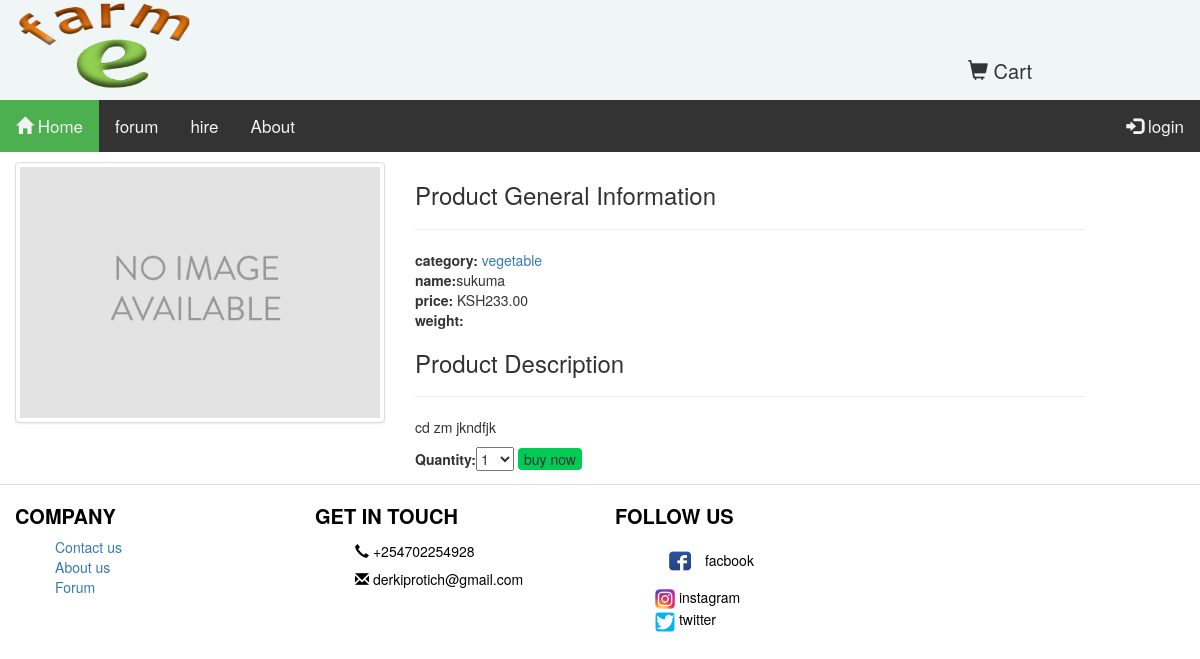
The app's page /9/sukuma/ with its own data.
### efarm/models.py (models this page shows, shortened)
class Product(models.Model):
	name = models.CharField(max_length=200, db_index=True)
	slug = models.SlugField(max_length=200, db_index=True)
	description = models.TextField(blank=True)
	price = models.DecimalField(max_digits=10, decimal_places=2)
	category = models.ForeignKey(Category, related_name='products',on_delete=models.CASCADE)
	location =models.CharField(max_length=200)
	weigth = models.DecimalField(max_digits=10, decimal_places=2)
	image = models.ImageField(upload_to=upload_to, blank=True)
	available = models.BooleanField(default=True)
	stock = models.PositiveIntegerField()
	created = models.DateTimeField(auto_now_add=True)
	updated = models.DateTimeField(auto_now=True)
	class Meta:
		ordering=('-created',)
		index_together = (('id', 'slug'),)

class Category(models.Model):
	name = models.CharField(max_length=200 ,db_index=True)
	slug = models.SlugField(max_length=200,db_index=True, unique=True)
	class Meta:
		ordering=('-name',)
		verbose_name = 'category'
		verbose_name_plural = 'categories'
	def __str__(self):
		return self.name
	def get_absolute_url(self):
		return reverse('product_list_by_category', args=[self.slug])

### efarm/views.py (the view)
# urls.py: url(r'^(?P<id>\d+)/(?P<slug>[-\w]+)/$',views.product_detail,name='product_detail'),
def product_detail(request, id, slug):
	product=get_object_or_404(Product,
								id=id,
								slug=slug,
								available=True
								)
	cart_form = shoping()
	return render(request, 'shop/product/detail.html',{'product':product,'cart_form':cart_form})

### cart/forms.py
class shoping(forms.Form):
	update=forms.BooleanField(required=False,initial=False,widget=forms.HiddenInput)
	quantity=forms.TypedChoiceField(required=True,
									 choices=PRODUCT_QUANTITY_CHOICE,
									 coerce =int)

### cart/cart.py (called while the page is built)
	def __len__(self):
		return sum(item['quantity' ] for item in self.cart.values())

### cart/context_processors.py (called while the page is built)
def cart(request):
	return {'cart': Cart(request)}

### efarm/templates/shop/product/detail.html (shortened to what this page needs)
{% extends 'shop/base.html' %}
{% load static %}
{% block content %}
<div class="content">
<div class="detail">
	<div class="image col-sm-12 col-md-4 col-lg-4" >
		<a href="{{product.category.get_absolute_url}}"><img src="{%if product.image %}{{product.image.url}}{% else %}{% static 'img/image.png'%}{% endif %}" height="200" width="auto" class="img-thumbnail"> </a>
	</div>
	<div class="desc col-sm-12 col-md-6 col-lg-7">
		<h3>Product General Information<hr></h3>
	<b>category: </b><a href="{{product.category.get_absolute_url}}">{{product.category}}</a><br>
	<b>name:</b>{{product.name}}<br>
		<b>price:</b> KSH{{product.price}}<br>
	<b>weight:</b> {{product.weight}}<br>
		<h3>Product Description<hr></h3>
	{{product.description|linebreaks}}
	<form action="{% url "add_cart" product.id %}" method="post">
						{{ cart_form }}
						<input type="submit" value="buy now" style="background-color:#00cc55; border-radius: 4px; border-style: none; ">
					</form>
					</div>
</div>
</div>
{% endblock %}

### static/css/main.css (style rules this page uses)
body { margin: 0px 0px 0px 0px; font-family:helvetica, sans-serif; height: 100%; }
* { box-sizing: border-box; }
a { text-decoration:none; color:black; }
.content { margin-top:5px; height: auto; overflow: auto; z-index:0px; }
.detail { text-align:justify; }

### records on screen
Product: category "vegetable", name "sukuma", price "233.00", description "cd zm jkndfjk"
